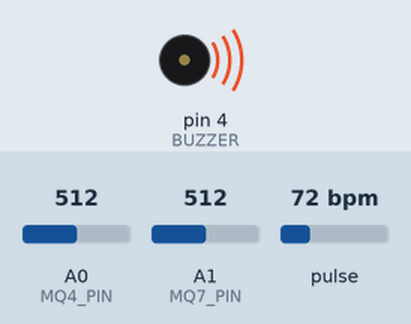
The sketch below on a simulated Arduino Uno, built with avr-gcc and run on an emulated ATmega328P. On the bench: buzzer (waves = sounding, pin HIGH). Inputs (shaded band) come from the test bench; at power-on: A1 (MQ7_PIN) = 512, pulse 72 bpm, A0 (MQ4_PIN) = 512. What the sketch prints to the serial monitor is not drawn.

Above: at 1.2 s.
1.3 s: A1 (MQ7_PIN) set to 325
9.0 s: A1 (MQ7_PIN) set to 300
At 10.0 s:
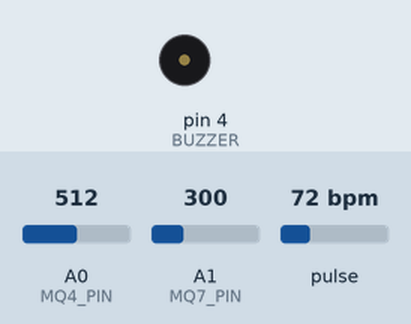
10.5 s: pulse set to 42 bpm
At 15.5 s:
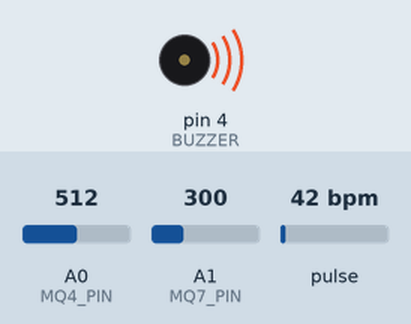
18.2 s: A0 (MQ4_PIN) set to 711
22.5 s: A0 (MQ4_PIN) set to 732
Timing chart, 0 to 28.6 s (numbered marks = the images above; inputs shaded):
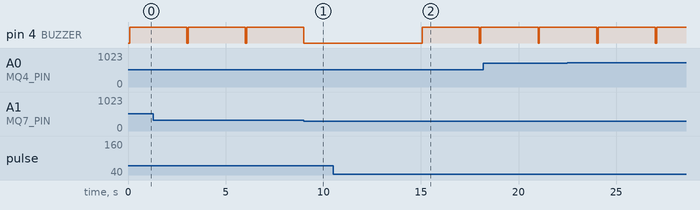

Measured:
- the behaviour switches between 308 and 307 on A1 (MQ7_PIN) (found by bisection; images 0 and 1)
- after the input at 9.0 s, pin 4 (BUZZER): stays LOW (without the input it goes to HIGH after 0.08 s)
- after the input at 10.5 s, pin 4 (BUZZER): LOW → HIGH after 4.6 s, → LOW 2.9 s later, → HIGH 0.07 s later
- by itself, pin 4 (BUZZER): alternates HIGH for 2.9 s and LOW for 0.08 s

The sketch:

safe_bot_nano.ino
```cpp
#include <Wire.h>
#include "MAX30105.h"
#include "Adafruit_Sensor.h"
#include "heartRate.h"
#include <SoftwareSerial.h>
#include <avr/interrupt.h>

#define MQ4_PIN A0 // Methane sensor (MQ-4) connected to A0
#define MQ7_PIN A1 // Carbon Monoxide sensor (MQ-7) connected to A1
#define BUZZER 4

#define METHANE_THRESHOLD 700
#define CO_THRESHOLD 300
#define BPM_LOW 50
#define BPM_HIGH 120

SoftwareSerial HC12(10, 11); // HC-12 TX, RX
const char *ID = "S";

volatile bool timerFlag = false; // Flag for Timer Trigger

MAX30105 particleSensor;
const byte RATE_SIZE = 4;
byte rates[RATE_SIZE];
byte rateSpot = 0;
long lastBeat = 0;

float beatsPerMinute;
int beatAvg;

// Timer1 Interrupt Service Routine
ISR(TIMER1_COMPA_vect) {
  timerFlag = true;
  digitalWrite(BUZZER, LOW);
}

void setupTimer1() {
  cli(); // Disable global interrupts

  TCCR1A = 0; // Normal operation
  TCCR1B = (1 << WGM12) | (1 << CS12) | (1 << CS10); // CTC mode, prescaler 1024
  OCR1A = 46874; // 3 seconds interval (16MHz / 1024 / 3Hz - 1)
  TIMSK1 |= (1 << OCIE1A); // Enable compare match interrupt

  sei(); // Enable global interrupts
}

void setup() {
  Serial.begin(115200);
  HC12.begin(9600);

  Wire.begin();
  pinMode(BUZZER, OUTPUT);
  setupTimer1();

  Serial.println("Timer Initialized");

  if (!particleSensor.begin(Wire, I2C_SPEED_STANDARD)) {
    Serial.println("MAX30102 not found!");
    while (1);
  }

  particleSensor.setup();
  particleSensor.setPulseAmplitudeRed(0x0A);
  particleSensor.setPulseAmplitudeGreen(0);

  Serial.println("Sensors initialized successfully!");
}

void loop() {
  long irValue = particleSensor.getIR();

  if (irValue > 50000) {
    if (checkForBeat(irValue)) {
      long delta = millis() - lastBeat;
      lastBeat = millis();
      beatsPerMinute = 60 / (delta / 1000.0);

      if (beatsPerMinute < 255 && beatsPerMinute > 20) {
        rates[rateSpot++] = (byte)beatsPerMinute;
        rateSpot %= RATE_SIZE;

        beatAvg = 0;
        for (byte x = 0; x < RATE_SIZE; x++)
          beatAvg += rates[x];
        beatAvg /= RATE_SIZE;
      }
    } else {
      long timeSinceLastBeat = millis() - lastBeat;
      if (timeSinceLastBeat > 2000) {
        beatsPerMinute = 0;
        beatAvg = 0;
      }
    }
  } else {
    beatsPerMinute = 0;
    beatAvg = 0;
  }

  if (timerFlag) {
    timerFlag = false;

    int mq4_value = analogRead(MQ4_PIN);
    int methane_concentration = map(mq4_value, 0, 1023, 0, 1000);

    int mq7_value = analogRead(MQ7_PIN);
    int co_concentration = map(mq7_value, 0, 1023, 0, 1000);

    Serial.println("Timer Interrupt Triggered");

    Serial.print("Methane (MQ-4): ");
    Serial.print(methane_concentration);
    Serial.println(" ppm");

    Serial.print("Carbon Monoxide (MQ-7): ");
    Serial.print(co_concentration);
    Serial.println(" ppm");

    HC12.print(ID);
    HC12.print(",");
    HC12.print(methane_concentration);
    HC12.print(",");
    HC12.print(co_concentration);
    HC12.print(",");
    HC12.print(beatAvg);
    HC12.println("");
    delay(50);
    Serial.print("Avg BPM=");
    Serial.println(beatAvg);
    Serial.println("----------------------");

    if (methane_concentration > METHANE_THRESHOLD) {
      Serial.println("🔥 ALERT: Methane Gas Detected!");
      HC12.print(ID);
      HC12.println("1");
      digitalWrite(BUZZER, HIGH);
    } else if (co_concentration > CO_THRESHOLD) {
      Serial.println("⚠️ ALERT: Carbon Monoxide Detected!");
      HC12.print(ID);
      HC12.println("2");
      digitalWrite(BUZZER, HIGH);
    } else if (beatAvg != 0 && (beatAvg > BPM_HIGH || beatAvg < BPM_LOW)) {
      Serial.println("🚨 ALERT: Abnormal Heart Rate!");
      HC12.print(ID);
      HC12.println("3");
      digitalWrite(BUZZER, HIGH);
    } else {
      digitalWrite(BUZZER, LOW);
    }
  }
}
```
